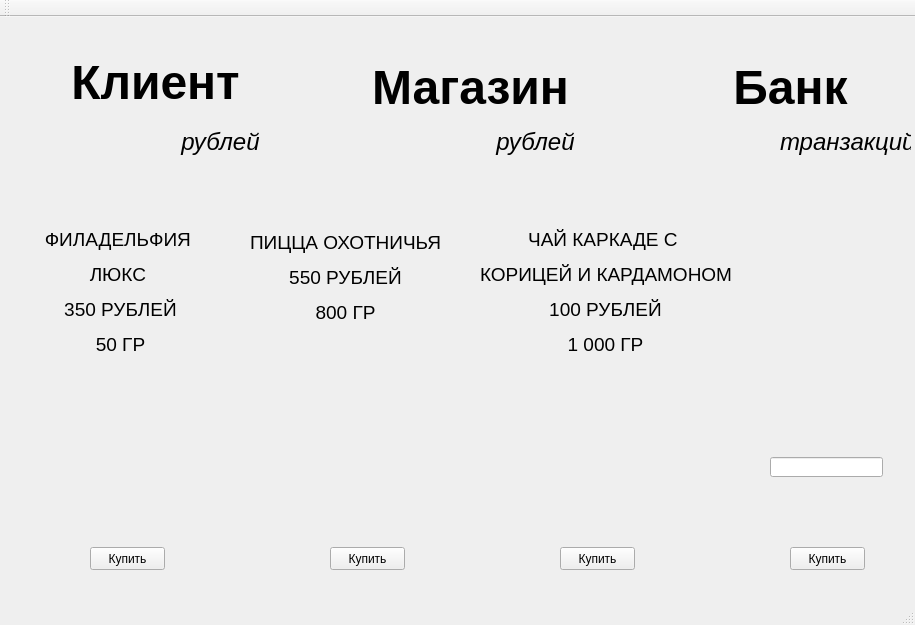
<?xml version="1.0" encoding="UTF-8"?>
<ui version="4.0">
 <class>MainWindow</class>
 <widget class="QMainWindow" name="MainWindow">
  <property name="geometry">
   <rect>
    <x>0</x>
    <y>0</y>
    <width>915</width>
    <height>625</height>
   </rect>
  </property>
  <property name="windowTitle">
   <string>MainWindow</string>
  </property>
  <widget class="QWidget" name="centralWidget">
   <widget class="QPushButton" name="pushButton">
    <property name="geometry">
     <rect>
      <x>90</x>
      <y>530</y>
      <width>75</width>
      <height>23</height>
     </rect>
    </property>
    <property name="text">
     <string>Купить</string>
    </property>
   </widget>
   <widget class="QPushButton" name="pushButton_2">
    <property name="geometry">
     <rect>
      <x>330</x>
      <y>530</y>
      <width>75</width>
      <height>23</height>
     </rect>
    </property>
    <property name="text">
     <string>Купить</string>
    </property>
   </widget>
   <widget class="QLabel" name="label">
    <property name="geometry">
     <rect>
      <x>330</x>
      <y>40</y>
      <width>281</width>
      <height>61</height>
     </rect>
    </property>
    <property name="text">
     <string>&lt;html&gt;&lt;head/&gt;&lt;body&gt;&lt;p align=&quot;center&quot;&gt;&lt;span style=&quot; font-size:36pt; font-weight:600;&quot;&gt;Магазин&lt;/span&gt;&lt;/p&gt;&lt;/body&gt;&lt;/html&gt;</string>
    </property>
   </widget>
   <widget class="QLabel" name="label_2">
    <property name="geometry">
     <rect>
      <x>40</x>
      <y>30</y>
      <width>231</width>
      <height>71</height>
     </rect>
    </property>
    <property name="text">
     <string>&lt;html&gt;&lt;head/&gt;&lt;body&gt;&lt;p align=&quot;center&quot;&gt;&lt;span style=&quot; font-size:36pt; font-weight:600;&quot;&gt;Клиент&lt;/span&gt;&lt;/p&gt;&lt;/body&gt;&lt;/html&gt;</string>
    </property>
   </widget>
   <widget class="QLabel" name="label_3">
    <property name="geometry">
     <rect>
      <x>710</x>
      <y>30</y>
      <width>161</width>
      <height>81</height>
     </rect>
    </property>
    <property name="text">
     <string>&lt;html&gt;&lt;head/&gt;&lt;body&gt;&lt;p align=&quot;center&quot;&gt;&lt;span style=&quot; font-size:36pt; font-weight:600;&quot;&gt;Банк&lt;/span&gt;&lt;/p&gt;&lt;/body&gt;&lt;/html&gt;</string>
    </property>
   </widget>
   <widget class="QLabel" name="label_4">
    <property name="geometry">
     <rect>
      <x>40</x>
      <y>210</y>
      <width>161</width>
      <height>131</height>
     </rect>
    </property>
    <property name="text">
     <string>&lt;html&gt;&lt;head/&gt;&lt;body&gt;&lt;p align=&quot;center&quot;&gt;&lt;span style=&quot; font-size:14pt;&quot;&gt;ФИЛАДЕЛЬФИЯ &lt;/span&gt;&lt;/p&gt;&lt;p align=&quot;center&quot;&gt;&lt;span style=&quot; font-size:14pt;&quot;&gt;ЛЮКС &lt;/span&gt;&lt;/p&gt;&lt;p align=&quot;center&quot;&gt;&lt;span style=&quot; font-size:14pt;&quot;&gt;350 РУБЛЕЙ&lt;/span&gt;&lt;/p&gt;&lt;p align=&quot;center&quot;&gt;&lt;span style=&quot; font-size:14pt;&quot;&gt;50 ГР&lt;/span&gt;&lt;/p&gt;&lt;/body&gt;&lt;/html&gt;</string>
    </property>
   </widget>
   <widget class="QLabel" name="label_5">
    <property name="geometry">
     <rect>
      <x>250</x>
      <y>210</y>
      <width>191</width>
      <height>101</height>
     </rect>
    </property>
    <property name="text">
     <string>&lt;html&gt;&lt;head/&gt;&lt;body&gt;&lt;p align=&quot;center&quot;&gt;&lt;span style=&quot; font-size:14pt;&quot;&gt;ПИЦЦА ОХОТНИЧЬЯ &lt;/span&gt;&lt;/p&gt;&lt;p align=&quot;center&quot;&gt;&lt;span style=&quot; font-size:14pt;&quot;&gt;550 РУБЛЕЙ&lt;/span&gt;&lt;/p&gt;&lt;p align=&quot;center&quot;&gt;&lt;span style=&quot; font-size:14pt;&quot;&gt;800 ГР&lt;/span&gt;&lt;/p&gt;&lt;/body&gt;&lt;/html&gt;</string>
    </property>
   </widget>
   <widget class="QLabel" name="money_client">
    <property name="geometry">
     <rect>
      <x>70</x>
      <y>110</y>
      <width>131</width>
      <height>31</height>
     </rect>
    </property>
    <property name="font">
     <font>
      <family>Times Sakha Unicode</family>
      <pointsize>20</pointsize>
      <weight>75</weight>
      <bold>true</bold>
     </font>
    </property>
    <property name="text">
     <string/>
    </property>
   </widget>
   <widget class="QLabel" name="money_store">
    <property name="geometry">
     <rect>
      <x>380</x>
      <y>110</y>
      <width>161</width>
      <height>31</height>
     </rect>
    </property>
    <property name="font">
     <font>
      <family>Times Sakha Unicode</family>
      <pointsize>20</pointsize>
      <weight>75</weight>
      <bold>true</bold>
     </font>
    </property>
    <property name="text">
     <string/>
    </property>
   </widget>
   <widget class="QLabel" name="label_8">
    <property name="geometry">
     <rect>
      <x>480</x>
      <y>210</y>
      <width>251</width>
      <height>131</height>
     </rect>
    </property>
    <property name="text">
     <string>&lt;html&gt;&lt;head/&gt;&lt;body&gt;&lt;p align=&quot;center&quot;&gt;&lt;span style=&quot; font-size:14pt;&quot;&gt;ЧАЙ КАРКАДЕ С &lt;/span&gt;&lt;/p&gt;&lt;p align=&quot;center&quot;&gt;&lt;span style=&quot; font-size:14pt;&quot;&gt;КОРИЦЕЙ И КАРДАМОНОМ&lt;/span&gt;&lt;/p&gt;&lt;p align=&quot;center&quot;&gt;&lt;span style=&quot; font-size:14pt;&quot;&gt;100 РУБЛЕЙ&lt;/span&gt;&lt;/p&gt;&lt;p align=&quot;center&quot;&gt;&lt;span style=&quot; font-size:14pt;&quot;&gt;1 000 ГР&lt;/span&gt;&lt;/p&gt;&lt;/body&gt;&lt;/html&gt;</string>
    </property>
   </widget>
   <widget class="QPushButton" name="pushButton_4">
    <property name="geometry">
     <rect>
      <x>560</x>
      <y>530</y>
      <width>75</width>
      <height>23</height>
     </rect>
    </property>
    <property name="text">
     <string>Купить</string>
    </property>
   </widget>
   <widget class="QLabel" name="label_6">
    <property name="geometry">
     <rect>
      <x>500</x>
      <y>350</y>
      <width>211</width>
      <height>171</height>
     </rect>
    </property>
    <property name="text">
     <string/>
    </property>
    <property name="pixmap">
     <pixmap resource="temp.qrc">:/5fb693850689fb15c2438417530b5dc2.jpg</pixmap>
    </property>
    <property name="scaledContents">
     <bool>true</bool>
    </property>
   </widget>
   <widget class="QLabel" name="label_7">
    <property name="geometry">
     <rect>
      <x>260</x>
      <y>350</y>
      <width>211</width>
      <height>171</height>
     </rect>
    </property>
    <property name="text">
     <string/>
    </property>
    <property name="pixmap">
     <pixmap resource="temp.qrc">:/7acd0ae14b5031e9b9a2afdecacc2226.jpg</pixmap>
    </property>
    <property name="scaledContents">
     <bool>true</bool>
    </property>
   </widget>
   <widget class="QLabel" name="label_9">
    <property name="geometry">
     <rect>
      <x>20</x>
      <y>350</y>
      <width>211</width>
      <height>171</height>
     </rect>
    </property>
    <property name="text">
     <string/>
    </property>
    <property name="pixmap">
     <pixmap resource="temp.qrc">:/653df6b1c93fd4ab5d8904175607f96f.jpg</pixmap>
    </property>
    <property name="scaledContents">
     <bool>true</bool>
    </property>
   </widget>
   <widget class="QLabel" name="money_store_2">
    <property name="geometry">
     <rect>
      <x>180</x>
      <y>110</y>
      <width>81</width>
      <height>31</height>
     </rect>
    </property>
    <property name="text">
     <string>&lt;html&gt;&lt;head/&gt;&lt;body&gt;&lt;p align=&quot;center&quot;&gt;&lt;span style=&quot; font-size:18pt; font-style:italic;&quot;&gt;рублей&lt;/span&gt;&lt;/p&gt;&lt;/body&gt;&lt;/html&gt;</string>
    </property>
   </widget>
   <widget class="QLabel" name="money_store_3">
    <property name="geometry">
     <rect>
      <x>490</x>
      <y>110</y>
      <width>91</width>
      <height>31</height>
     </rect>
    </property>
    <property name="text">
     <string>&lt;html&gt;&lt;head/&gt;&lt;body&gt;&lt;p align=&quot;center&quot;&gt;&lt;span style=&quot; font-size:18pt; font-style:italic;&quot;&gt;рублей&lt;/span&gt;&lt;/p&gt;&lt;/body&gt;&lt;/html&gt;</string>
    </property>
   </widget>
   <widget class="QLabel" name="Transaction">
    <property name="geometry">
     <rect>
      <x>730</x>
      <y>110</y>
      <width>111</width>
      <height>31</height>
     </rect>
    </property>
    <property name="font">
     <font>
      <family>Times Sakha Unicode</family>
      <pointsize>20</pointsize>
      <weight>75</weight>
      <bold>true</bold>
     </font>
    </property>
    <property name="text">
     <string/>
    </property>
   </widget>
   <widget class="QLabel" name="money_store_4">
    <property name="geometry">
     <rect>
      <x>780</x>
      <y>110</y>
      <width>131</width>
      <height>31</height>
     </rect>
    </property>
    <property name="text">
     <string>&lt;html&gt;&lt;head/&gt;&lt;body&gt;&lt;p align=&quot;center&quot;&gt;&lt;span style=&quot; font-size:18pt; font-style:italic;&quot;&gt;транзакций&lt;/span&gt;&lt;/p&gt;&lt;/body&gt;&lt;/html&gt;</string>
    </property>
   </widget>
   <widget class="QPushButton" name="pushButton_5">
    <property name="geometry">
     <rect>
      <x>790</x>
      <y>530</y>
      <width>75</width>
      <height>23</height>
     </rect>
    </property>
    <property name="text">
     <string>Купить</string>
    </property>
   </widget>
   <widget class="QLineEdit" name="lineEdit">
    <property name="geometry">
     <rect>
      <x>770</x>
      <y>440</y>
      <width>113</width>
      <height>20</height>
     </rect>
    </property>
   </widget>
  </widget>
  <widget class="QMenuBar" name="menuBar">
   <property name="geometry">
    <rect>
     <x>0</x>
     <y>0</y>
     <width>915</width>
     <height>18</height>
    </rect>
   </property>
  </widget>
  <widget class="QToolBar" name="mainToolBar">
   <attribute name="toolBarArea">
    <enum>TopToolBarArea</enum>
   </attribute>
   <attribute name="toolBarBreak">
    <bool>false</bool>
   </attribute>
  </widget>
  <widget class="QStatusBar" name="statusBar"/>
 </widget>
 <layoutdefault spacing="6" margin="11"/>
 <resources>
  <include location="temp.qrc"/>
 </resources>
 <connections/>
</ui>
